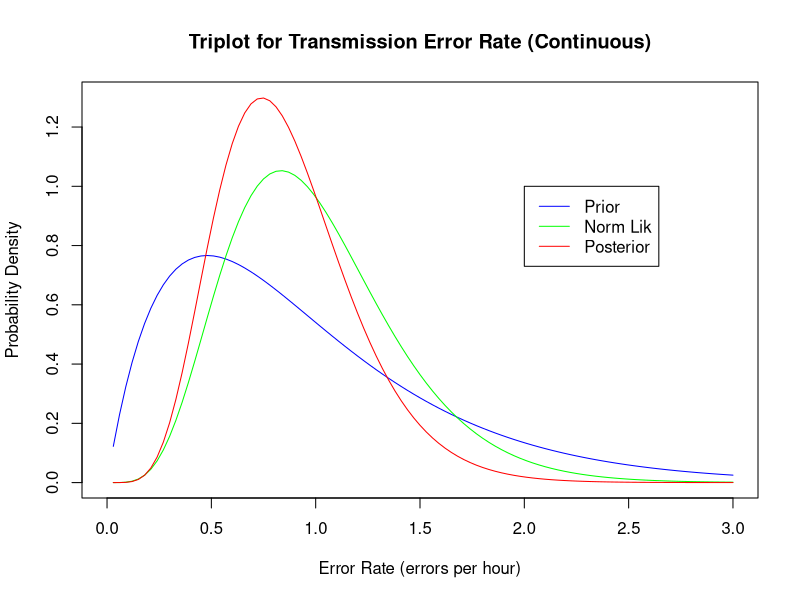

Write R code to recreate this figure.
### Bayesian Inference and Decision Theory ###

# This code produces the triplot for the transmission error example from Unit 3
# Prior distribution is Gamma with shape 2 and scale 0.48
# There are 5 errors in 6 observations

# The data
errors <- c(1,0,1,2,1,0)

# Continuous version of the transmission errors example -- page 15-17 of Unit 3
alpha0=2; beta0=0.48                  # prior shape and scale
alpha1=alpha0+sum(errors)             # posterior shape
beta1=1/(1/beta0+length(errors))      # posterior scale


# Do a triplot
lambda=seq(length=100,from=0.03,to=3)
priorDens=dgamma(lambda,shape=alpha0,scale=beta0) # Prior density
postDens=dgamma(lambda,shape=alpha1,scale=beta1)  # Posterior density
normLikC=dgamma(lambda,               # Normalized Likelihood is Gamma(6,1/6)
                shape=sum(errors)+1,scale=1/length(errors))    

plot(lambda,priorDens,type="l",col="blue",main="Triplot for Transmission Error Rate (Continuous)",
     xlab="Error Rate (errors per hour)",ylab="Probability Density",
     xlim=c(0,3),ylim=c(0,1.3))
lines(lambda,normLikC,col="green")
lines(lambda,postDens,col="red")
legend(2.0,1.0,c("Prior","Norm Lik","Posterior"),col=c("blue","green","red"),lty=c(1,1,1))

# Posterior quantities (using properties of gamma distribution)
alpha1*beta1          # posterior mean
sqrt(alpha1*beta1^2)  # posterior standard deviation
(alpha1-1)*beta1      # posterior mode
qgamma(0.5, shape=alpha1, scale=beta1) # posterior median
qgamma(c(0.025,0.975), shape=alpha1, scale=beta1) # posterior 95% interval

